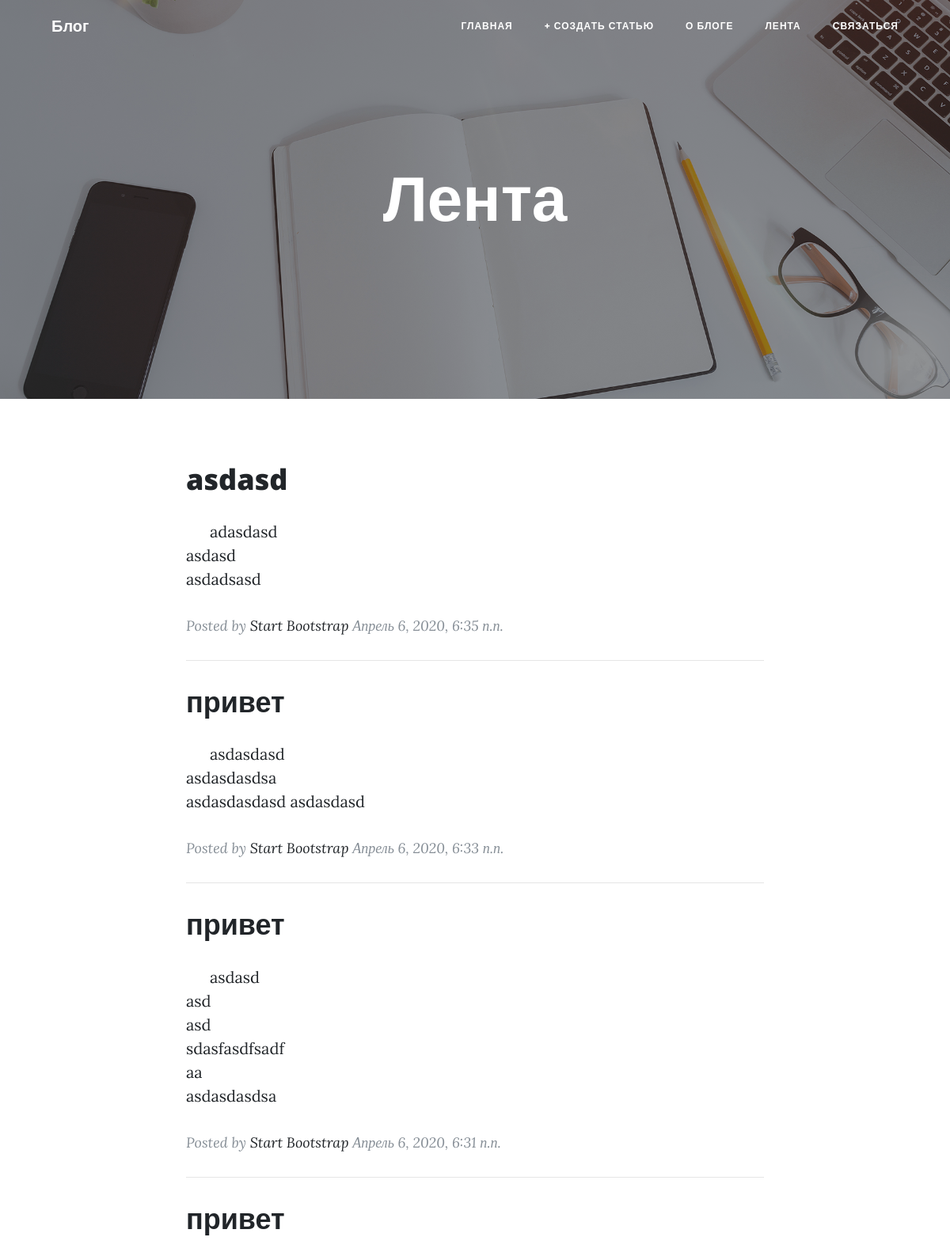
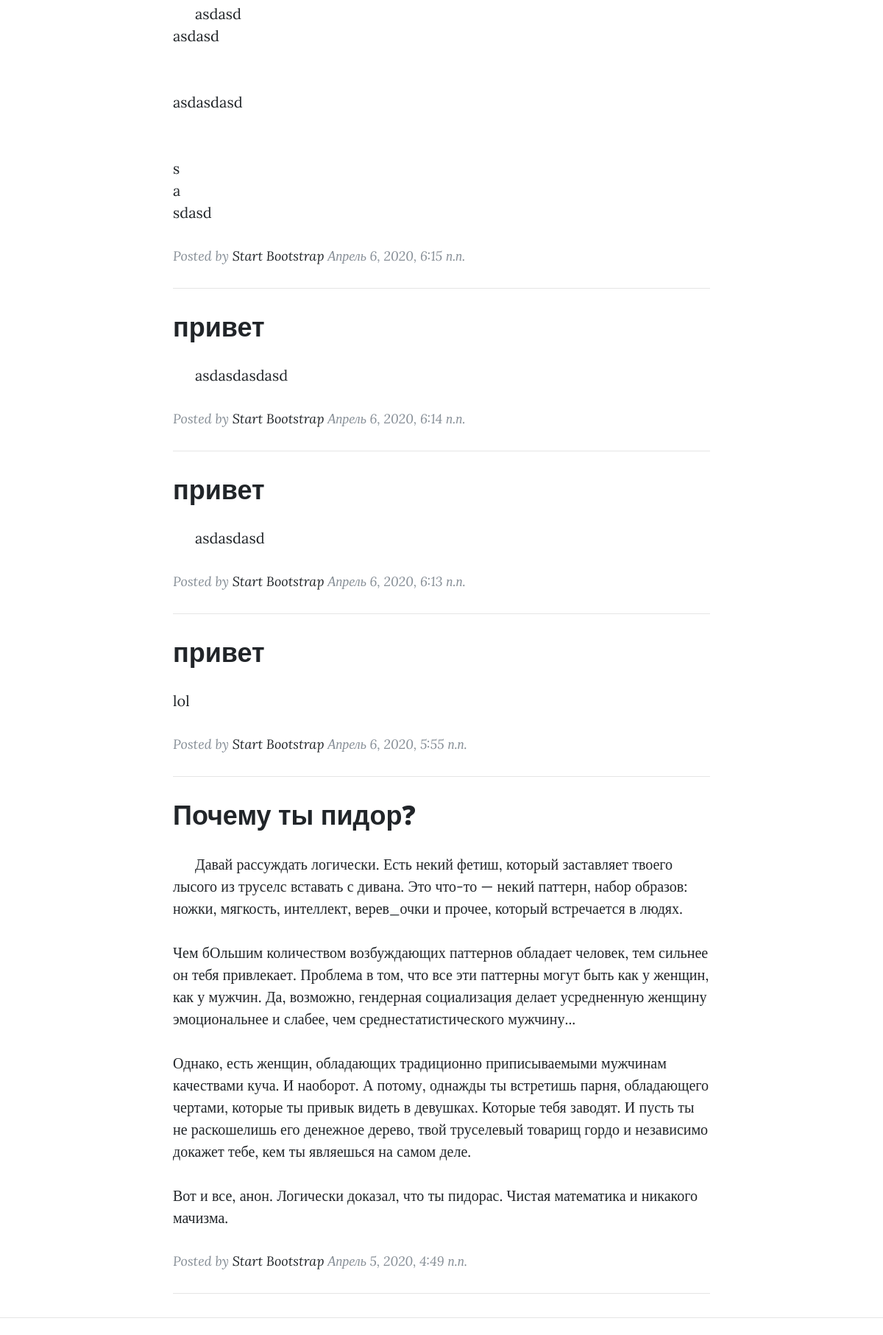
Screenshot of /lenta/ (upper part) with the database file from the repository (2 pictures, top to bottom).
### apps/blogapp/models.py (models this page shows, shortened)
class Article(models.Model):
    title = models.CharField(max_length=200, verbose_name="Заголовок")
    body = models.TextField(max_length=5000, verbose_name="Основной текст")
    date = models.DateTimeField(default=datetime.now, null=True, verbose_name="Дата создания")
    image = models.ImageField(blank=True, default='media/Map-Navigation.jpg', upload_to='media', verbose_name="картинка")
    slug = models.SlugField(unique=True, verbose_name="url")
    def get_absolute_url(self):
        return reverse('post', kwargs={'slug':self.slug})
    class Meta:
        verbose_name = "Статья"
        verbose_name_plural = "Статьи"
        ordering = ['-date']

### apps/blogapp/views.py (the view)
# urls.py: path('lenta/', views.lenta, name="lenta"),
def lenta(request):
    article = Article.objects.all()
    return render(request, 'lenta.html', context={'lenta':article})

### templates/lenta.html (shortened to what this page needs)
{% extends 'base.html' %}
{% load static %}
{% block image %}{% static 'img/home-bg.jpg' %}{% endblock %}
{% block pagetitle %}
  <h1>Лента</h1>
{% endblock %}
{% block content %}
  <div class="container">
    <div class="row">
      <div class="col-lg-8 col-md-10 mx-auto">
      {% for article in lenta %}
        <div class="post-preview">
          <a href="{{ article.get_absolute_url }}">
            <h2 class="post-title">
              {{ article.title }}
            </h2>
          </a>
          <p style="white-space:pre-line; text-indent: 1.5em;">{{ article.body|safe }}</p>
          <p class="post-meta">Posted by
            <a href="#">Start Bootstrap</a>
            {{ article.date }}</p>
        </div>
        <hr>
      {% endfor %}
      </div>
    </div>
  </div>
  <hr>
 {% endblock %}

### rows the page displays
Article: title "asdasd", body "adasdasd asdasd asdadsasd", date "Апрель 6, 2020, 6:35 п.п."
Article: title "привет", body "asdasdasd asdasdasdsa asdasdasdasd asdasdasd", date "Апрель 6, 2020, 6:33 п.п."
Article: title "привет", body "asdasd asd asd sdasfasdfsadf aa asdasdasdsa", date "Апрель 6, 2020, 6:31 п.п."
Article: title "привет", body "asdasd asdasd asdasdasd s a sdasd", date "Апрель 6, 2020, 6:15 п.п."
Article: title "привет", body "asdasdasdasd", date "Апрель 6, 2020, 6:14 п.п."
Article: title "привет", body "asdasdasd", date "Апрель 6, 2020, 6:13 п.п."
Article: title "привет", body "lol", date "Апрель 6, 2020, 5:55 п.п."
Article: title "Почему ты пидор?", body "Давай рассуждать логически. Есть некий фетиш, который заставляет твоего лысого из труселс вставать с дивана. Это что-то — некий паттерн, набор образов: ножки, мягкость, интеллект, верев_очки и прочее, который встречается в людях. Чем бОльшим количеством возбуждающих паттернов обладает человек, тем сильнее он тебя привлекает. Проблема в том, что все эти паттерны могут быть как у женщин, как у мужчин. Да, возможно, гендерная социализация делает усредненную женщину эмоциональнее и слабее, чем среднестатистического мужчину... Однако, есть женщин, обладающих традиционно приписываемыми мужчинам качествами куча. И наоборот. А потому, однажды ты встретишь парня, обладающего чертами, которые ты…", date "Апрель 5, 2020, 4:49 п.п."
